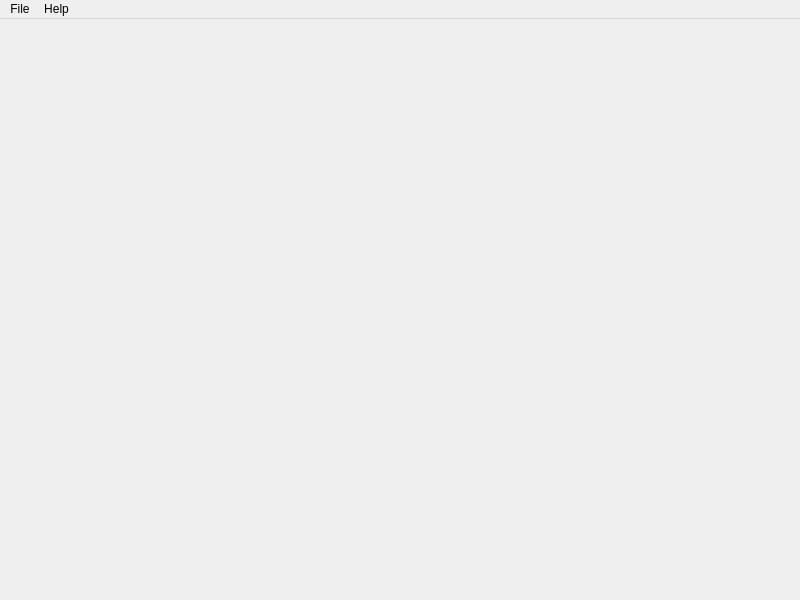
<?xml version="1.0" encoding="UTF-8"?>
<ui version="4.0">
 <class>MainWindow</class>
 <widget class="QMainWindow" name="MainWindow">
  <property name="geometry">
   <rect>
    <x>0</x>
    <y>0</y>
    <width>800</width>
    <height>600</height>
   </rect>
  </property>
  <property name="windowTitle">
   <string>Secret Codes</string>
  </property>
  <widget class="QWidget" name="centralwidget">
   <property name="sizePolicy">
    <sizepolicy hsizetype="Preferred" vsizetype="Preferred">
     <horstretch>0</horstretch>
     <verstretch>0</verstretch>
    </sizepolicy>
   </property>
   <layout class="QVBoxLayout" name="verticalLayout">
    <property name="leftMargin">
     <number>0</number>
    </property>
    <property name="topMargin">
     <number>0</number>
    </property>
    <property name="rightMargin">
     <number>0</number>
    </property>
    <property name="bottomMargin">
     <number>0</number>
    </property>
    <item>
     <widget class="QLabel" name="image_viewer">
      <property name="enabled">
       <bool>true</bool>
      </property>
      <property name="sizePolicy">
       <sizepolicy hsizetype="Ignored" vsizetype="Ignored">
        <horstretch>0</horstretch>
        <verstretch>0</verstretch>
       </sizepolicy>
      </property>
      <property name="text">
       <string/>
      </property>
      <property name="pixmap">
       <pixmap>../../../Users/soloc/Downloads/peakpx.jpg</pixmap>
      </property>
      <property name="scaledContents">
       <bool>true</bool>
      </property>
     </widget>
    </item>
   </layout>
  </widget>
  <widget class="QMenuBar" name="menubar">
   <property name="geometry">
    <rect>
     <x>0</x>
     <y>0</y>
     <width>800</width>
     <height>21</height>
    </rect>
   </property>
   <widget class="QMenu" name="menuFile">
    <property name="title">
     <string>File</string>
    </property>
    <addaction name="action_open_image"/>
    <addaction name="action_save_image"/>
   </widget>
   <widget class="QMenu" name="menuHelp">
    <property name="title">
     <string>Help</string>
    </property>
    <addaction name="actionDocs"/>
   </widget>
   <addaction name="menuFile"/>
   <addaction name="menuHelp"/>
  </widget>
  <action name="action_open_image">
   <property name="text">
    <string>Open Image</string>
   </property>
  </action>
  <action name="action_save_image">
   <property name="text">
    <string>Save Image</string>
   </property>
  </action>
  <action name="actionDocs">
   <property name="text">
    <string>Docs</string>
   </property>
  </action>
 </widget>
 <resources/>
 <connections/>
</ui>
